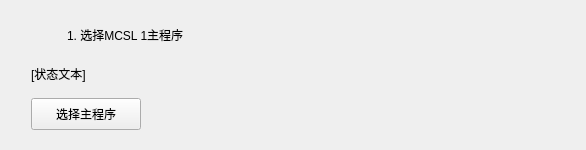
<?xml version="1.0" encoding="UTF-8"?>
<!-- Copyright 2024, MCSL Team, mailto:services@mcsl.com.cn

     Part of "MCSL2", a simple and multifunctional Minecraft server launcher.

     Licensed under the GNU General Public License, Version 3.0, with our
     additional agreements. (the "License");
     you may not use this file except in compliance with the License.
     You may obtain a copy of the License at

        https://github.com/MCSLTeam/MCSL2/raw/master/LICENSE -->


<ui version="4.0">
 <class>importSingleWidget</class>
 <widget class="CardWidget" name="importSingleWidget">
  <property name="geometry">
   <rect>
    <x>0</x>
    <y>0</y>
    <width>586</width>
    <height>150</height>
   </rect>
  </property>
  <property name="sizePolicy">
   <sizepolicy hsizetype="Expanding" vsizetype="Fixed">
    <horstretch>0</horstretch>
    <verstretch>0</verstretch>
   </sizepolicy>
  </property>
  <property name="minimumSize">
   <size>
    <width>0</width>
    <height>150</height>
   </size>
  </property>
  <property name="maximumSize">
   <size>
    <width>16777215</width>
    <height>150</height>
   </size>
  </property>
  <property name="windowTitle">
   <string/>
  </property>
  <layout class="QGridLayout" name="gridLayout">
   <item row="0" column="1">
    <widget class="PixmapLabel" name="statusIcon">
     <property name="sizePolicy">
      <sizepolicy hsizetype="Fixed" vsizetype="Fixed">
       <horstretch>0</horstretch>
       <verstretch>0</verstretch>
      </sizepolicy>
     </property>
     <property name="minimumSize">
      <size>
       <width>30</width>
       <height>30</height>
      </size>
     </property>
     <property name="maximumSize">
      <size>
       <width>30</width>
       <height>30</height>
      </size>
     </property>
    </widget>
   </item>
   <item row="2" column="3">
    <spacer name="Spacer2">
     <property name="orientation">
      <enum>Qt::Horizontal</enum>
     </property>
     <property name="sizeHint" stdset="0">
      <size>
       <width>263</width>
       <height>20</height>
      </size>
     </property>
    </spacer>
   </item>
   <item row="0" column="0">
    <spacer name="Spacer1">
     <property name="orientation">
      <enum>Qt::Horizontal</enum>
     </property>
     <property name="sizeType">
      <enum>QSizePolicy::Fixed</enum>
     </property>
     <property name="sizeHint" stdset="0">
      <size>
       <width>20</width>
       <height>20</height>
      </size>
     </property>
    </spacer>
   </item>
   <item row="0" column="2" colspan="2">
    <widget class="SubtitleLabel" name="title">
     <property name="sizePolicy">
      <sizepolicy hsizetype="Minimum" vsizetype="Fixed">
       <horstretch>0</horstretch>
       <verstretch>0</verstretch>
      </sizepolicy>
     </property>
     <property name="text">
      <string>1. 选择MCSL 1主程序</string>
     </property>
    </widget>
   </item>
   <item row="2" column="1" colspan="2">
    <widget class="PrimaryPushButton" name="importBtn">
     <property name="sizePolicy">
      <sizepolicy hsizetype="Fixed" vsizetype="Fixed">
       <horstretch>0</horstretch>
       <verstretch>0</verstretch>
      </sizepolicy>
     </property>
     <property name="minimumSize">
      <size>
       <width>110</width>
       <height>32</height>
      </size>
     </property>
     <property name="maximumSize">
      <size>
       <width>150</width>
       <height>32</height>
      </size>
     </property>
     <property name="text">
      <string>选择主程序</string>
     </property>
    </widget>
   </item>
   <item row="1" column="1" colspan="3">
    <widget class="BodyLabel" name="statusText">
     <property name="sizePolicy">
      <sizepolicy hsizetype="Expanding" vsizetype="Fixed">
       <horstretch>0</horstretch>
       <verstretch>0</verstretch>
      </sizepolicy>
     </property>
     <property name="text">
      <string>[状态文本]</string>
     </property>
    </widget>
   </item>
  </layout>
 </widget>
 <customwidgets>
  <customwidget>
   <class>PushButton</class>
   <extends>QPushButton</extends>
   <header>qfluentwidgets</header>
  </customwidget>
  <customwidget>
   <class>PrimaryPushButton</class>
   <extends>PushButton</extends>
   <header>qfluentwidgets</header>
  </customwidget>
  <customwidget>
   <class>PixmapLabel</class>
   <extends>QLabel</extends>
   <header>qfluentwidgets</header>
  </customwidget>
  <customwidget>
   <class>CardWidget</class>
   <extends>QFrame</extends>
   <header>qfluentwidgets</header>
   <container>1</container>
  </customwidget>
  <customwidget>
   <class>BodyLabel</class>
   <extends>QLabel</extends>
   <header>qfluentwidgets</header>
  </customwidget>
  <customwidget>
   <class>SubtitleLabel</class>
   <extends>QLabel</extends>
   <header>qfluentwidgets</header>
  </customwidget>
 </customwidgets>
 <resources/>
 <connections/>
</ui>
